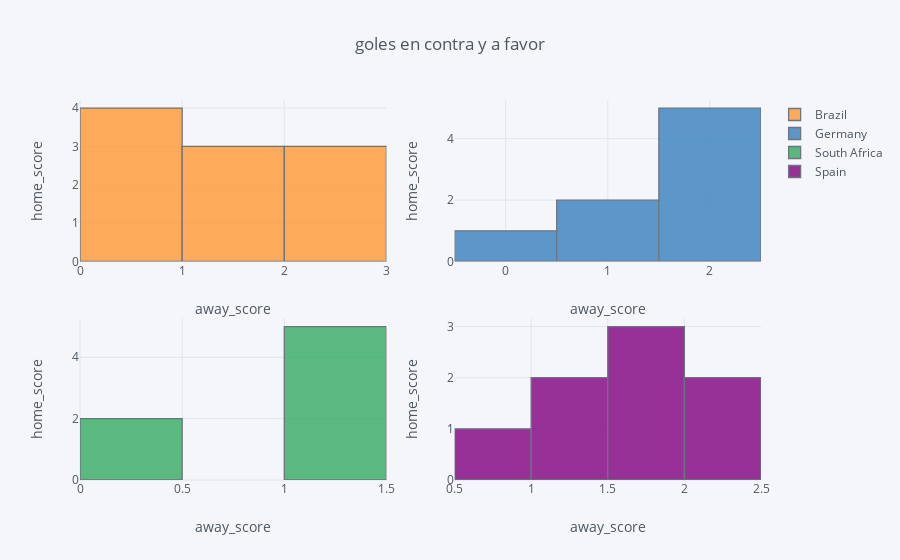

Here is the notebook cell this chart was saved with:
### Code cell
h_countries.iplot(kind='hist' , subplots=True
         ,xTitle='away_score', yTitle='home_score',title='goles en contra y a favor')

### Figure 1 — Plotly figure (JSON) as saved in the notebook; plotly's stock layout.template omitted (floating-point values rounded to 4 significant figures)
{"data": [{"histfunc": "count", "histnorm": "", "marker": {"color": "rgba(255, 153, 51, 1.0)", "line": {"color": "#4D5663", "width": 1.3}}, "name": "Brazil", "opacity": 0.8, "orientation": "v", "type": "histogram", "uid": "70dff64f-4037-4e81-9001-1f8678b42545", "x": [2.235, 2.237, 2.133, 1.395, 1.4, 0.8, 1, 0.5, 0, 0], "xaxis": "x", "yaxis": "y"}, {"histfunc": "count", "histnorm": "", "marker": {"color": "rgba(55, 128, 191, 1.0)", "line": {"color": "#4D5663", "width": 1.3}}, "name": "Germany", "opacity": 0.8, "orientation": "v", "type": "histogram", "uid": "7415fb2b-6cac-446f-b71a-dc2809761294", "x": [2.469, 2.13, 1.887, 2.091, 1.786, 1, 1, 0, null, null], "xaxis": "x2", "yaxis": "y2"}, {"histfunc": "count", "histnorm": "", "marker": {"color": "rgba(50, 171, 96, 1.0)", "line": {"color": "#4D5663", "width": 1.3}}, "name": "South Africa", "opacity": 0.8, "orientation": "v", "type": "histogram", "uid": "47d8e90f-9dfa-46c0-9eae-667c04dfde28", "x": [1.247, 1.255, 1.155, 1.067, 1.333, 0.3333, null, 0, null, null], "xaxis": "x3", "yaxis": "y3"}, {"histfunc": "count", "histnorm": "", "marker": {"color": "rgba(128, 0, 128, 1.0)", "line": {"color": "#4D5663", "width": 1.3}}, "name": "Spain", "opacity": 0.8, "orientation": "v", "type": "histogram", "uid": "c2cc8887-07ec-494f-8665-14f05f9d9b0e", "x": [2.402, 2.051, 1.693, 1.654, 1.429, 1.75, 1, 0.5, null, null], "xaxis": "x4", "yaxis": "y4"}], "layout": {"barmode": "overlay", "legend": {"bgcolor": "#F5F6F9", "font": {"color": "#4D5663"}}, "paper_bgcolor": "#F5F6F9", "plot_bgcolor": "#F5F6F9", "title": {"font": {"color": "#4D5663"}, "text": "goles en contra y a favor"}, "xaxis": {"anchor": "y", "domain": [0, 0.45], "gridcolor": "#E1E5ED", "showgrid": true, "tickfont": {"color": "#4D5663"}, "title": {"font": {"color": "#4D5663"}, "text": "away_score"}, "zerolinecolor": "#E1E5ED"}, "xaxis2": {"anchor": "y2", "domain": [0.55, 1], "gridcolor": "#E1E5ED", "showgrid": true, "tickfont": {"color": "#4D5663"}, "title": {"font": {"color": "#4D5663"}, "text": "away_score"}, "zerolinecolor": "#E1E5ED"}, "xaxis3": {"anchor": "y3", "domain": [0, 0.45], "gridcolor": "#E1E5ED", "showgrid": true, "tickfont": {"color": "#4D5663"}, "title": {"font": {"color": "#4D5663"}, "text": "away_score"}, "zerolinecolor": "#E1E5ED"}, "xaxis4": {"anchor": "y4", "domain": [0.55, 1], "gridcolor": "#E1E5ED", "showgrid": true, "tickfont": {"color": "#4D5663"}, "title": {"font": {"color": "#4D5663"}, "text": "away_score"}, "zerolinecolor": "#E1E5ED"}, "yaxis": {"anchor": "x", "domain": [0.575, 1], "gridcolor": "#E1E5ED", "showgrid": true, "tickfont": {"color": "#4D5663"}, "title": {"font": {"color": "#4D5663"}, "text": "home_score"}, "zerolinecolor": "#E1E5ED"}, "yaxis2": {"anchor": "x2", "domain": [0.575, 1], "gridcolor": "#E1E5ED", "showgrid": true, "tickfont": {"color": "#4D5663"}, "title": {"font": {"color": "#4D5663"}, "text": "home_score"}, "zerolinecolor": "#E1E5ED"}, "yaxis3": {"anchor": "x3", "domain": [0, 0.425], "gridcolor": "#E1E5ED", "showgrid": true, "tickfont": {"color": "#4D5663"}, "title": {"font": {"color": "#4D5663"}, "text": "home_score"}, "zerolinecolor": "#E1E5ED"}, "yaxis4": {"anchor": "x4", "domain": [0, 0.425], "gridcolor": "#E1E5ED", "showgrid": true, "tickfont": {"color": "#4D5663"}, "title": {"font": {"color": "#4D5663"}, "text": "home_score"}, "zerolinecolor": "#E1E5ED"}}}
